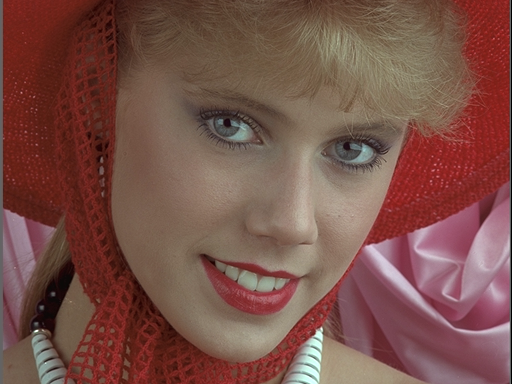
#> input picture I04.BMP, 512 x 384 px
$ python markov_entropy.py
#> lines starting #> are read from the running program, lines starting #| are printed output that depends on the picture; long printed decimals are rounded
#> in run_analysis, bgr is the input picture: shape (384, 512, 3); mean B, G, R 72.5, 80.9, 121.3
import cv2
import numpy as np
import matplotlib.pyplot as plt


# =========================
# 1. Власна конвертація RGB → Gray
# =========================
def rgb_to_gray_manual(bgr_img):
    b = bgr_img[:, :, 0].astype(np.float32)
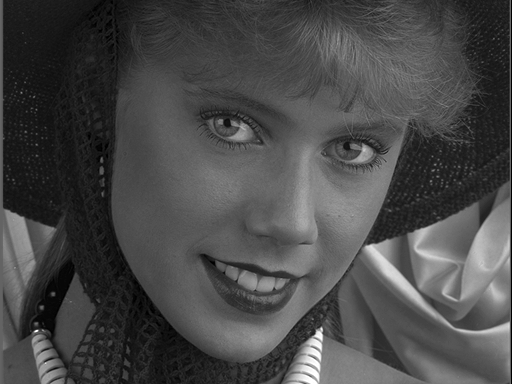
#> b: shape (384, 512) float32; min 0, max 255, mean 72.5
    g = bgr_img[:, :, 1].astype(np.float32)
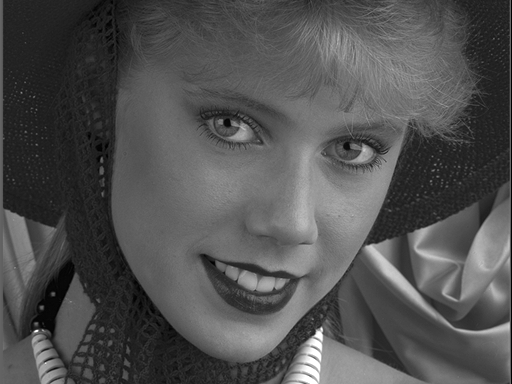
#> g: shape (384, 512) float32; min 0, max 255, mean 80.9
    r = bgr_img[:, :, 2].astype(np.float32)
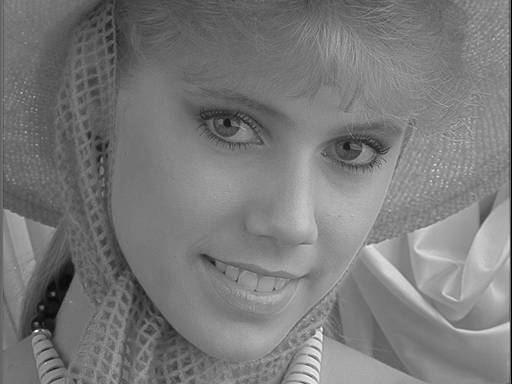
#> r: shape (384, 512) float32; min 0, max 255, mean 121.3

    gray = 0.114*b + 0.587*g + 0.299*r
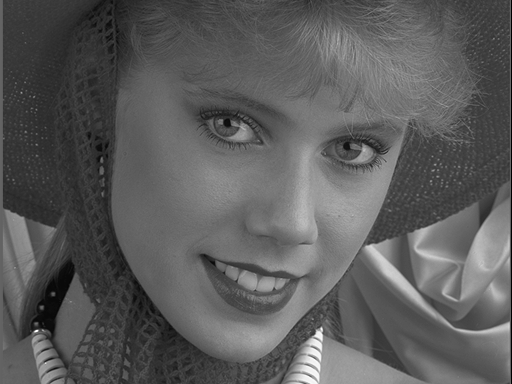
#> gray: shape (384, 512) float32; min 0, max 255, mean 92
    return np.clip(gray, 0, 255).astype(np.uint8)


# =========================
# 2. Квантування
# =========================
def quantize_gray(gray, levels=16):
#> called with levels = 16
    q = (gray.astype(np.int32) * levels) // 256
    q[q == levels] = levels - 1
    return q


# =========================
# 3. Марковська ентропія 1-го порядку
# =========================
def markov_entropy_first_order(gray_levels, levels):

#> called with levels = 16
    h, w = gray_levels.shape
#> h = 384; w = 512
    C = np.zeros((levels, levels), dtype=np.int64)

    # Горизонтальні переходи
    left = gray_levels[:, :-1].ravel()
    right = gray_levels[:, 1:].ravel()
    np.add.at(C, (left, right), 1)

    # Вертикальні переходи
    up = gray_levels[:-1, :].ravel()
    down = gray_levels[1:, :].ravel()
    np.add.at(C, (up, down), 1)

    total = C.sum()
    if total == 0:
        return 0.0

    row_sums = C.sum(axis=1)
    pi = row_sums / total

    H = 0.0
    for i in range(levels):
        if row_sums[i] == 0:
            continue
        p_row = C[i] / row_sums[i]
        nz = p_row > 0
        H_i = -np.sum(p_row[nz] * np.log2(p_row[nz]))
        H += pi[i] * H_i

    return float(H)


# =========================
# 4. Сегментація
# =========================
def segment_image(gray, segment_size):

    h, w = gray.shape
    segments = []

    for i in range(0, h - segment_size + 1, segment_size):
        for j in range(0, w - segment_size + 1, segment_size):
            seg = gray[i:i+segment_size, j:j+segment_size]
            segments.append((seg, i, j))

    return segments


# =========================
# 5. Аналіз для одного розміру сегмента
# =========================
def analyze_for_segment_size(gray_q, segment_size, levels):

    segments = segment_image(gray_q, segment_size)

    h, w = gray_q.shape
    grid_h = h // segment_size
    grid_w = w // segment_size

    H_map = np.zeros((grid_h, grid_w))
    H_values = []

    for seg, i, j in segments:
        H_seg = markov_entropy_first_order(seg, levels)
        gi = i // segment_size
        gj = j // segment_size
        H_map[gi, gj] = H_seg
        H_values.append(H_seg)

    return np.array(H_values), H_map


# =========================
# 6. Основний запуск
# =========================
def run_analysis(image_path):

    bgr = cv2.imread(image_path)
    gray = rgb_to_gray_manual(bgr)
    gray_q = quantize_gray(gray, levels=16)

    H_total = markov_entropy_first_order(gray_q, levels=16)
#> H_total = 1.2
    print("Марковська ентропія всього зображення:", H_total)
#| Марковська ентропія всього зображення: 1.199

    segment_sizes = [8, 16, 32]

    for seg_size in segment_sizes:

        H_values, H_map = analyze_for_segment_size(gray_q, seg_size, levels=16)

        print(f"\n=== Розмір сегмента {seg_size}×{seg_size} ===")
        print("Середнє значення:", np.mean(H_values))
        print("Мінімум:", np.min(H_values))
        print("Максимум:", np.max(H_values))

        # Карта
        plt.figure(figsize=(10,4))
        plt.subplot(1,2,1)
        plt.title(f"Карта H, сегмент {seg_size}")
        plt.imshow(H_map, cmap="gray")
        plt.colorbar()
        plt.axis("off")

        # Гістограма
        plt.subplot(1,2,2)
        plt.title(f"Гістограма H, сегмент {seg_size}")
        plt.hist(H_values, bins=30)
        plt.grid(True)
        plt.tight_layout()
        plt.show()
#> this loop made 3 passes
#| Середнє значення: 0.775
#| Мінімум: 0.0
#| Максимум: 2.164
#| Середнє значення: 0.8818
#| Мінімум: 0.0
#| Максимум: 2.116
#| Середнє значення: 0.9709
#| Мінімум: 0.1502
#| Максимум: 2.066
#> pass 1, in run_analysis, `H_values, H_map = analyze_for_segment_size(gray_q, seg_size, levels=16)`:
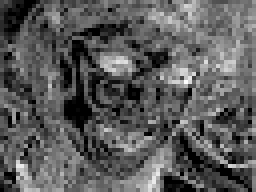
#> H_map: shape (48, 64) float64 (shown 4 times larger); min 0, max 2.16, mean 0.775; drawn with min black and max white
#> pass 1, in run_analysis, `plt.show()`:
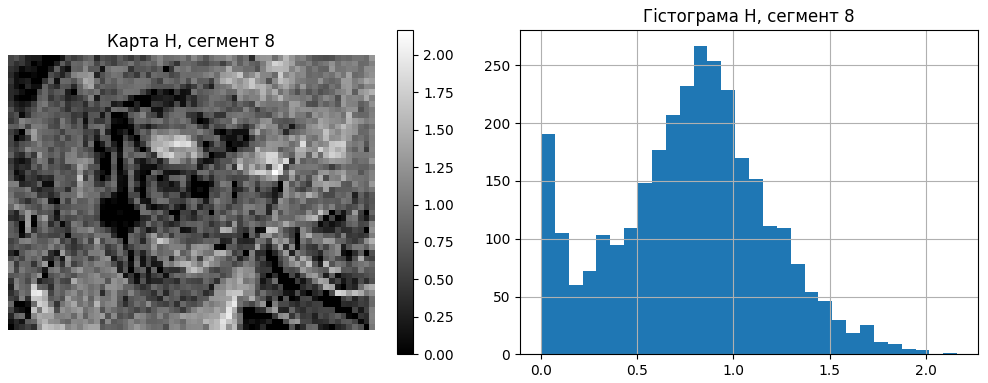
#> figure drawn by matplotlib, 3 panels; panel 3: tallest bar 267 high, from x = 0.793 to 0.865
#> pass 2, in run_analysis, `plt.show()`:
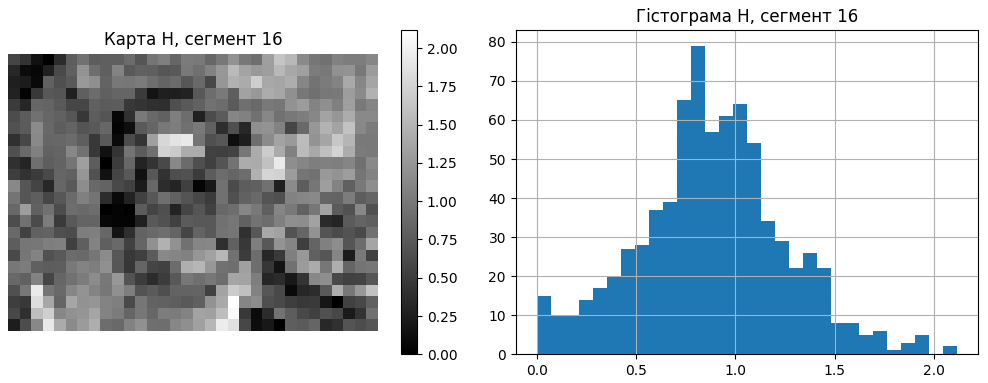
#> figure drawn by matplotlib, 3 panels; panel 3: tallest bar 79 high, from x = 0.776 to 0.846


if __name__ == "__main__":
    run_analysis("I04.BMP")
